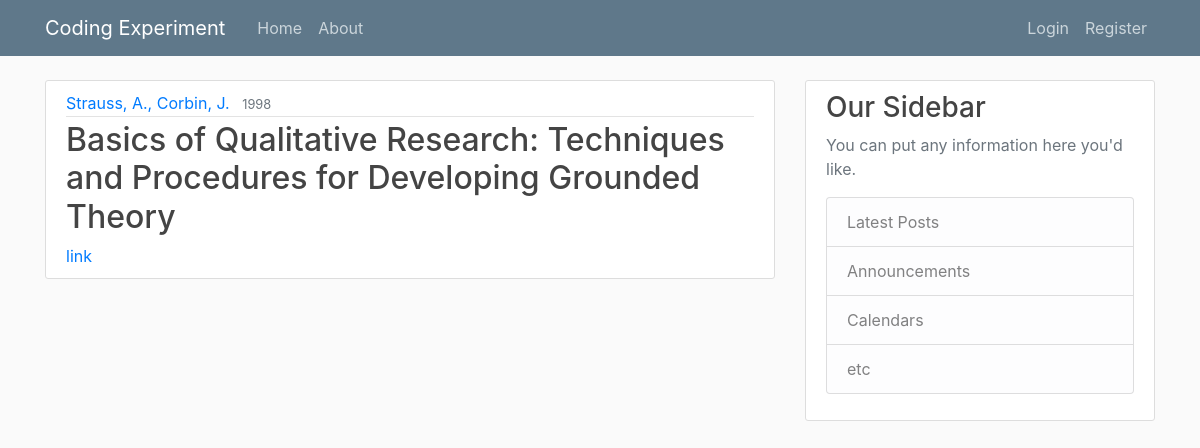
Screenshot of /guideline/1/ with the database file from the repository.
### coding_tool/models.py (models this page shows, shortened)
class Guideline(db.Model):
    __tablename__ = 'guideline'
    guide_id = db.Column(db.Integer, primary_key=True)
    title = db.Column(db.String(200), nullable=False)
    year = db.Column(db.Integer, nullable=False)
    authors = db.Column(db.String(200), nullable=False)
    address = db.Column(db.String(200), nullable=False)
    referenced_by = db.relationship('Publication', secondary=association_guideline,
                                    backref=db.backref('guidelines', lazy='dynamic'))

### coding_tool/guideline/routes.py (the view)
@guideline.route("/guideline/<int:guide_id>/")
def guide(guide_id):
    guideline = Guideline.query.get_or_404(guide_id)
    return render_template('guideline_details.html', guideline=guideline)

### coding_tool/templates/guideline_details.html
{% extends "layout.html" %}
{% block content %}
  <article class="media content-section">
    <div class="media-body">
      <div class="article-metadata">
        <a class="mr-2" href="#">{{ guideline.authors }}</a>
        <small class="text-muted">{{ guideline.year }}</small>
      </div>
      <h2 class="article-title">{{ guideline.title }}</h2>
      <a class="mr-2" href="{{guideline.address}}">{{ guideline.address }}</a>
    </div>
  </article>
{% endblock content %}

### coding_tool/static/main.css (style rules this page uses)
body { background: #fafafa; color: #333333; margin-top: 5rem; }
h1, h2, h3, h4, h5, h6 { color: #444444; }
.content-section { background: #ffffff; padding: 10px 20px; border: 1px solid #dddddd; border-radius: 3px; margin-bottom: 20px; }
.article-title { color: #444444; }
.article-metadata { padding-bottom: 1px; margin-bottom: 4px; border-bottom: 1px solid #e3e3e3 }

### rows the page displays
Guideline: authors "Strauss, A., Corbin, J.", year "1998", title "Basics of Qualitative Research: Techniques and Procedures for Developing Grounded Theory", address "link"
